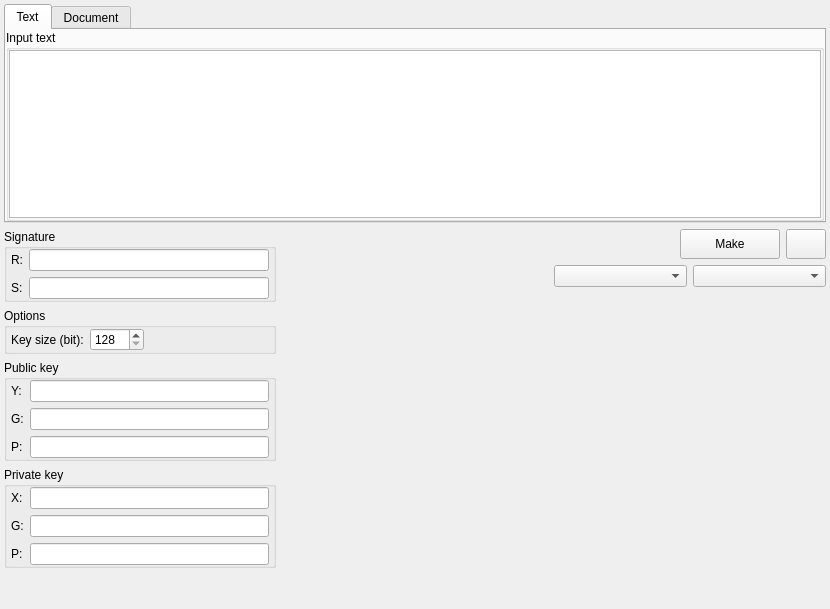
<?xml version="1.0" encoding="UTF-8"?>
<ui version="4.0">
 <class>ElgamalDS</class>
 <widget class="QWidget" name="ElgamalDS">
  <property name="geometry">
   <rect>
    <x>0</x>
    <y>0</y>
    <width>830</width>
    <height>609</height>
   </rect>
  </property>
  <property name="windowTitle">
   <string>Form</string>
  </property>
  <layout class="QVBoxLayout" name="verticalLayout_6">
   <property name="leftMargin">
    <number>4</number>
   </property>
   <property name="topMargin">
    <number>4</number>
   </property>
   <property name="rightMargin">
    <number>4</number>
   </property>
   <property name="bottomMargin">
    <number>4</number>
   </property>
   <item>
    <widget class="QTabWidget" name="tab_widget">
     <property name="maximumSize">
      <size>
       <width>16777215</width>
       <height>400</height>
      </size>
     </property>
     <property name="currentIndex">
      <number>0</number>
     </property>
     <widget class="QWidget" name="tab_text">
      <attribute name="title">
       <string>Text</string>
      </attribute>
      <layout class="QHBoxLayout" name="horizontalLayout">
       <property name="spacing">
        <number>12</number>
       </property>
       <property name="leftMargin">
        <number>0</number>
       </property>
       <property name="topMargin">
        <number>0</number>
       </property>
       <property name="rightMargin">
        <number>0</number>
       </property>
       <property name="bottomMargin">
        <number>0</number>
       </property>
       <item>
        <widget class="QGroupBox" name="group_box_input">
         <property name="title">
          <string>Input text</string>
         </property>
         <layout class="QVBoxLayout" name="verticalLayout">
          <property name="leftMargin">
           <number>0</number>
          </property>
          <property name="topMargin">
           <number>0</number>
          </property>
          <property name="rightMargin">
           <number>0</number>
          </property>
          <property name="bottomMargin">
           <number>0</number>
          </property>
          <item>
           <widget class="QTextEdit" name="text_edit_input"/>
          </item>
         </layout>
        </widget>
       </item>
      </layout>
     </widget>
     <widget class="QWidget" name="tab_document">
      <attribute name="title">
       <string>Document</string>
      </attribute>
     </widget>
    </widget>
   </item>
   <item>
    <layout class="QHBoxLayout" name="horizontal_layout_1">
     <item>
      <layout class="QVBoxLayout" name="vertical_layout_2">
       <item>
        <widget class="QGroupBox" name="group_box_sign">
         <property name="maximumSize">
          <size>
           <width>400</width>
           <height>16777215</height>
          </size>
         </property>
         <property name="title">
          <string>Signature</string>
         </property>
         <layout class="QVBoxLayout" name="verticalLayout_4">
          <property name="leftMargin">
           <number>0</number>
          </property>
          <property name="topMargin">
           <number>0</number>
          </property>
          <property name="rightMargin">
           <number>0</number>
          </property>
          <property name="bottomMargin">
           <number>0</number>
          </property>
          <item>
           <layout class="QFormLayout" name="form_layout_sign">
            <property name="fieldGrowthPolicy">
             <enum>QFormLayout::ExpandingFieldsGrow</enum>
            </property>
            <property name="leftMargin">
             <number>4</number>
            </property>
            <property name="rightMargin">
             <number>4</number>
            </property>
            <item row="0" column="0">
             <widget class="QLabel" name="label_sign_r">
              <property name="text">
               <string>R:</string>
              </property>
             </widget>
            </item>
            <item row="0" column="1">
             <widget class="QLineEdit" name="line_edit_sign_r"/>
            </item>
            <item row="1" column="0">
             <widget class="QLabel" name="label_sign_s">
              <property name="text">
               <string>S:</string>
              </property>
             </widget>
            </item>
            <item row="1" column="1">
             <widget class="QLineEdit" name="line_edit_sign_s"/>
            </item>
           </layout>
          </item>
         </layout>
        </widget>
       </item>
       <item>
        <widget class="QGroupBox" name="group_box_options">
         <property name="title">
          <string>Options</string>
         </property>
         <layout class="QVBoxLayout" name="verticalLayout_5">
          <property name="leftMargin">
           <number>0</number>
          </property>
          <property name="topMargin">
           <number>0</number>
          </property>
          <property name="rightMargin">
           <number>0</number>
          </property>
          <property name="bottomMargin">
           <number>0</number>
          </property>
          <item>
           <layout class="QFormLayout" name="form_layout_options">
            <property name="fieldGrowthPolicy">
             <enum>QFormLayout::ExpandingFieldsGrow</enum>
            </property>
            <property name="leftMargin">
             <number>4</number>
            </property>
            <property name="rightMargin">
             <number>4</number>
            </property>
            <item row="0" column="0">
             <widget class="QLabel" name="label_key_size">
              <property name="text">
               <string>Key size (bit):</string>
              </property>
             </widget>
            </item>
            <item row="0" column="1">
             <widget class="QSpinBox" name="spin_box_key_size">
              <property name="minimum">
               <number>128</number>
              </property>
              <property name="maximum">
               <number>8192</number>
              </property>
             </widget>
            </item>
           </layout>
          </item>
         </layout>
        </widget>
       </item>
       <item>
        <widget class="QGroupBox" name="group_box_pb">
         <property name="maximumSize">
          <size>
           <width>400</width>
           <height>16777215</height>
          </size>
         </property>
         <property name="title">
          <string>Public key</string>
         </property>
         <layout class="QVBoxLayout" name="verticalLayout_3">
          <property name="leftMargin">
           <number>0</number>
          </property>
          <property name="topMargin">
           <number>0</number>
          </property>
          <property name="rightMargin">
           <number>0</number>
          </property>
          <property name="bottomMargin">
           <number>0</number>
          </property>
          <item>
           <layout class="QFormLayout" name="form_layout_pb">
            <property name="fieldGrowthPolicy">
             <enum>QFormLayout::ExpandingFieldsGrow</enum>
            </property>
            <property name="leftMargin">
             <number>4</number>
            </property>
            <property name="rightMargin">
             <number>4</number>
            </property>
            <item row="0" column="0">
             <widget class="QLabel" name="label_pb_y">
              <property name="text">
               <string>Y:</string>
              </property>
             </widget>
            </item>
            <item row="0" column="1">
             <widget class="QLineEdit" name="line_edit_pb_y"/>
            </item>
            <item row="1" column="0">
             <widget class="QLabel" name="label_pb_g">
              <property name="text">
               <string>G:</string>
              </property>
             </widget>
            </item>
            <item row="1" column="1">
             <widget class="QLineEdit" name="line_edit_pb_g"/>
            </item>
            <item row="2" column="0">
             <widget class="QLabel" name="label_pb_p">
              <property name="text">
               <string>P:</string>
              </property>
             </widget>
            </item>
            <item row="2" column="1">
             <widget class="QLineEdit" name="line_edit_pb_p"/>
            </item>
           </layout>
          </item>
         </layout>
        </widget>
       </item>
       <item>
        <widget class="QGroupBox" name="group_box_pr">
         <property name="maximumSize">
          <size>
           <width>400</width>
           <height>16777215</height>
          </size>
         </property>
         <property name="title">
          <string>Private key</string>
         </property>
         <layout class="QVBoxLayout" name="verticalLayout_2">
          <property name="leftMargin">
           <number>0</number>
          </property>
          <property name="topMargin">
           <number>0</number>
          </property>
          <property name="rightMargin">
           <number>0</number>
          </property>
          <property name="bottomMargin">
           <number>0</number>
          </property>
          <item>
           <layout class="QFormLayout" name="form_layout_pr">
            <property name="fieldGrowthPolicy">
             <enum>QFormLayout::ExpandingFieldsGrow</enum>
            </property>
            <property name="leftMargin">
             <number>4</number>
            </property>
            <property name="rightMargin">
             <number>4</number>
            </property>
            <item row="0" column="0">
             <widget class="QLabel" name="label_pr_x">
              <property name="text">
               <string>X:</string>
              </property>
             </widget>
            </item>
            <item row="0" column="1">
             <widget class="QLineEdit" name="line_edit_pr_x"/>
            </item>
            <item row="2" column="0">
             <widget class="QLabel" name="label_pr_p">
              <property name="text">
               <string>P:</string>
              </property>
             </widget>
            </item>
            <item row="2" column="1">
             <widget class="QLineEdit" name="line_edit_pr_p"/>
            </item>
            <item row="1" column="0">
             <widget class="QLabel" name="label_pr_g">
              <property name="text">
               <string>G:</string>
              </property>
             </widget>
            </item>
            <item row="1" column="1">
             <widget class="QLineEdit" name="line_edit_pr_g"/>
            </item>
           </layout>
          </item>
         </layout>
        </widget>
       </item>
       <item>
        <spacer name="vertical_spacer_2">
         <property name="orientation">
          <enum>Qt::Vertical</enum>
         </property>
         <property name="sizeHint" stdset="0">
          <size>
           <width>20</width>
           <height>0</height>
          </size>
         </property>
        </spacer>
       </item>
      </layout>
     </item>
     <item>
      <spacer name="horizontal_spacer_1">
       <property name="orientation">
        <enum>Qt::Horizontal</enum>
       </property>
       <property name="sizeHint" stdset="0">
        <size>
         <width>40</width>
         <height>20</height>
        </size>
       </property>
      </spacer>
     </item>
     <item>
      <layout class="QVBoxLayout" name="vertical_layout_1">
       <item>
        <layout class="QHBoxLayout" name="horizontal_layout_2">
         <item>
          <spacer name="horizontalSpacer">
           <property name="orientation">
            <enum>Qt::Horizontal</enum>
           </property>
           <property name="sizeHint" stdset="0">
            <size>
             <width>40</width>
             <height>20</height>
            </size>
           </property>
          </spacer>
         </item>
         <item>
          <widget class="QPushButton" name="button_make">
           <property name="minimumSize">
            <size>
             <width>100</width>
             <height>30</height>
            </size>
           </property>
           <property name="maximumSize">
            <size>
             <width>16777215</width>
             <height>16777215</height>
            </size>
           </property>
           <property name="text">
            <string>Make</string>
           </property>
          </widget>
         </item>
         <item>
          <widget class="QPushButton" name="button_options">
           <property name="minimumSize">
            <size>
             <width>0</width>
             <height>30</height>
            </size>
           </property>
           <property name="text">
            <string/>
           </property>
          </widget>
         </item>
        </layout>
       </item>
       <item>
        <layout class="QHBoxLayout" name="horizontalLayout_2">
         <item>
          <widget class="QComboBox" name="combo_box_sign_proc"/>
         </item>
         <item>
          <widget class="QComboBox" name="combo_box_hash_alg"/>
         </item>
        </layout>
       </item>
       <item>
        <spacer name="vertical_spacer_1">
         <property name="orientation">
          <enum>Qt::Vertical</enum>
         </property>
         <property name="sizeHint" stdset="0">
          <size>
           <width>20</width>
           <height>40</height>
          </size>
         </property>
        </spacer>
       </item>
      </layout>
     </item>
    </layout>
   </item>
   <item>
    <spacer name="vertical_spacer_3">
     <property name="orientation">
      <enum>Qt::Vertical</enum>
     </property>
     <property name="sizeHint" stdset="0">
      <size>
       <width>20</width>
       <height>63</height>
      </size>
     </property>
    </spacer>
   </item>
  </layout>
 </widget>
 <resources/>
 <connections/>
</ui>
